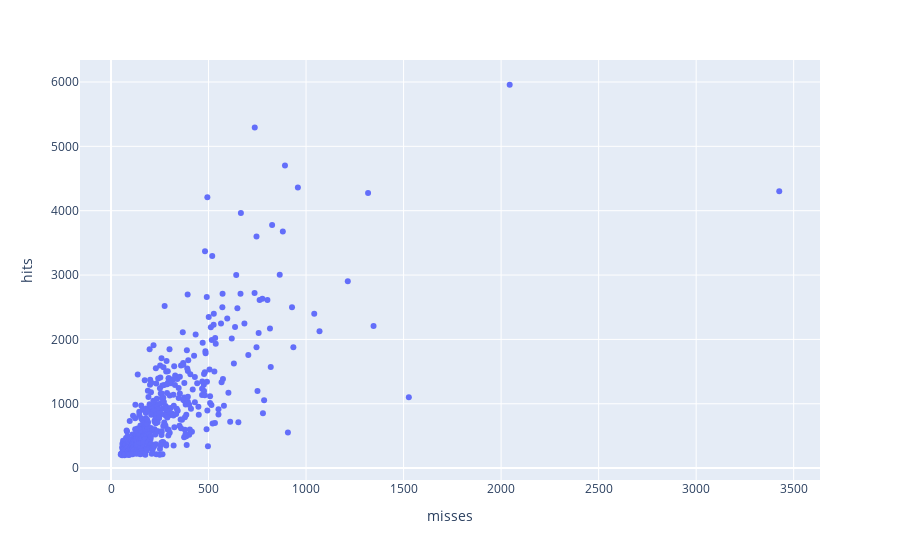
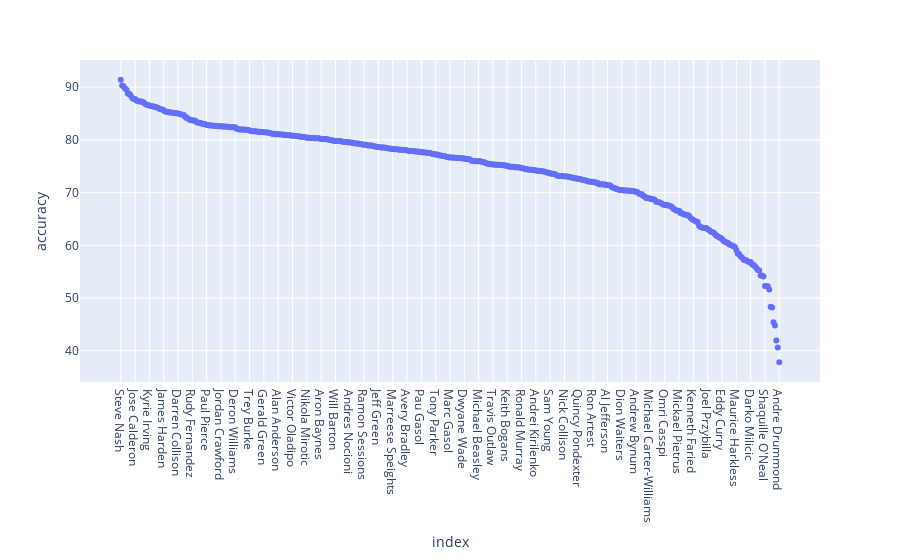

Notebook code for these charts, in order:
### Markdown cell above
- It seems like the increase in misses is steeper than the hits for period 4 (which makes sense since it's usually the last period in a basketball game so there's more hastiness/clumsiness)

### Code cell
miss_by_player = df[df["shot_made"] == 0].groupby("player").count()["shot_made"]
miss_by_player = miss_by_player[miss_by_player >= 50] # Get the players with big enough sample size
miss_by_player = miss_by_player.rename("misses")
hit_by_player = df[df["shot_made"] == 1].groupby("player").count()["shot_made"]
hit_by_player = hit_by_player[hit_by_player >= 200] # Get the players with big enough sample size
hit_by_player = hit_by_player.rename("hits")
player_accuracy = pd.concat([miss_by_player, hit_by_player], axis=1).dropna()
player_accuracy["accuracy"] = ((player_accuracy["hits"] / (player_accuracy["hits"] + player_accuracy["misses"])) * 100).round(2)
player_accuracy = player_accuracy.sort_values(by="accuracy", ascending=False)
fig = px.scatter(data_frame=player_accuracy, x="misses", y="hits", hover_name=player_accuracy.index)
fig1 = px.scatter(data_frame=player_accuracy, x=player_accuracy.index, y="accuracy", hover_data=["misses", "hits"])
fig.show()
fig1.show()

### Figure 1 — Plotly figure (JSON) as saved in the notebook; plotly's stock layout.template omitted (floating-point values rounded to 4 significant figures; data arrays with more than 128 entries replaced by an {"elided": "..."} marker saying what was removed)
{"data": [{"hovertemplate": "<b>%{hovertext}</b><br><br>misses=%{x}<br>hits=%{y}<extra></extra>", "hovertext": {"elided": "461 str values"}, "legendgroup": "", "marker": {"color": "#636efa", "symbol": "circle"}, "mode": "markers", "name": "", "orientation": "v", "showlegend": false, "type": "scatter", "x": {"elided": "461 int values"}, "xaxis": "x", "y": {"elided": "461 int values"}, "yaxis": "y"}], "layout": {"legend": {"tracegroupgap": 0}, "margin": {"t": 60}, "xaxis": {"anchor": "y", "domain": [0, 1], "title": {"text": "misses"}}, "yaxis": {"anchor": "x", "domain": [0, 1], "title": {"text": "hits"}}}}

### Figure 2 — Plotly figure (JSON) as saved in the notebook; plotly's stock layout.template omitted (floating-point values rounded to 4 significant figures; data arrays with more than 128 entries replaced by an {"elided": "..."} marker saying what was removed)
{"data": [{"customdata": {"elided": "461x2 int values"}, "hovertemplate": "index=%{x}<br>accuracy=%{y}<br>misses=%{customdata[0]}<br>hits=%{customdata[1]}<extra></extra>", "legendgroup": "", "marker": {"color": "#636efa", "symbol": "circle"}, "mode": "markers", "name": "", "orientation": "v", "showlegend": false, "type": "scatter", "x": {"elided": "461 str values"}, "xaxis": "x", "y": {"elided": "461 float values"}, "yaxis": "y"}], "layout": {"legend": {"tracegroupgap": 0}, "margin": {"t": 60}, "xaxis": {"anchor": "y", "domain": [0, 1], "title": {"text": "index"}}, "yaxis": {"anchor": "x", "domain": [0, 1], "title": {"text": "accuracy"}}}}
